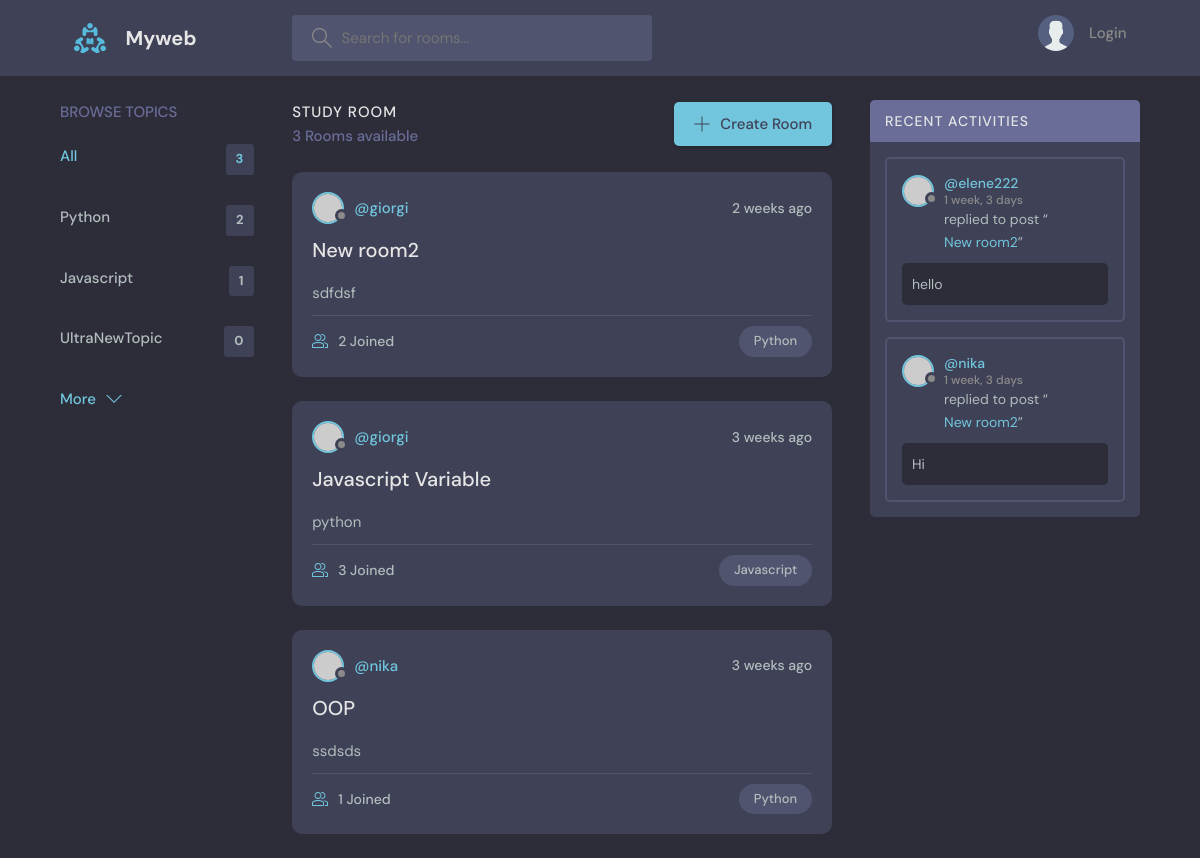
Page /?q=Python on the committed database.
### base/models.py (models this page shows, shortened)
class Topic(models.Model):
    name = models.CharField(max_length=200)

class Room(models.Model):
    host = models.ForeignKey(User, on_delete=models.SET_NULL, null=True)
    topic = models.ForeignKey(Topic, on_delete=models.SET_NULL, null=True)
    name = models.CharField(max_length=150)
    description = models.TextField(null=True, blank=True)
    participants = models.ManyToManyField(User, related_name='participants', null=True)
    updated = models.DateTimeField(auto_now=True)
    created = models.DateTimeField(auto_now_add=True)
    class Meta:
        ordering = ['-updated', '-created']
    def __str__(self):
        return self.name

class Messages(models.Model):
    user = models.ForeignKey(User, on_delete=models.CASCADE)
    room = models.ForeignKey(Room, on_delete=models.CASCADE)
    body = models.TextField()
    updated = models.DateTimeField(auto_now=True)
    created = models.DateTimeField(auto_now_add=True)
    class Meta:
        ordering = ['-updated', '-created']

### base/views.py (the view)
# urls.py: path('', views.home, name='home'),
def home(request):
    q = request.GET.get('q') if request.GET.get('q') != None else ""
    rooms = Room.objects.filter(Q(topic__name__icontains=q) | Q(name__icontains=q) | Q(description__icontains=q))
    topics = Topic.objects.all()[0:5]
    room_count = rooms.count()
    room_messages = Messages.objects.filter(Q(room__topic__name__icontains=q))
    context = {'rooms': rooms, 'topics': topics, "room_count": room_count, "room_messages": room_messages}
    return render(request, 'base/home.html', context)

### base/templates/base/home.html
{% extends 'main.html' %}
{% block content %}
    <main class="layout layout--3">
      <div class="container">
        {% include 'base/topics_component.html' %}
        {% include 'base/feed_component.html' %}
        {% include 'base/activity_component.html' %}
      </div>
    </main>
{% endblock %}

### base/templates/base/topics_component.html
<div class="topics">
          <div class="topics__header">
            <h2>Browse Topics</h2>
          </div>
          <ul class="topics__list">
            <li>
              <a href="{% url 'home' %}" class="active">All <span>{{ topics.count }}</span></a>
            </li>
            {% for topic in topics %}
                <li>
                  <a href="{% url 'home' %}?q={{ topic.name }}">{{ topic.name }} <span>{{ topic.room_set.all.count }}</span></a>
                </li>
            {% endfor %}
          </ul>
          <a class="btn btn--link" href="{% url 'topics' %}">
            More
            <svg version="1.1" xmlns="http://www.w3.org/2000/svg" width="32" height="32" viewBox="0 0 32 32">
              <title>chevron-down</title>
              <path d="M16 21l-13-13h-3l16 16 16-16h-3l-13 13z"></path>
            </svg>
          </a>
        </div>

### base/templates/base/feed_component.html (shortened to what this page needs)
<div class="roomList">
          <div class="roomList__header">
            <div>
              <h2>Study Room</h2>
              <p>{{room_count}} Rooms available</p>
            </div>
            <a class="btn btn--main" href="{% url 'create-room' %}">
              <svg version="1.1" xmlns="http://www.w3.org/2000/svg" width="32" height="32" viewBox="0 0 32 32">
                <title>add</title>
                <path
                  d="M16.943 0.943h-1.885v14.115h-14.115v1.885h14.115v14.115h1.885v-14.115h14.115v-1.885h-14.115v-14.115z"
                ></path>
              </svg>
              Create Room
            </a>
          </div>
          {% for room in rooms %}
            <div class="roomListRoom">
            <div class="roomListRoom__header">
              <a href="{% url 'user-profile' room.host.id %}" class="roomListRoom__author">
                <div class="avatar avatar--small">
                  <img src="https://randomuser.me/api/portraits/women/11.jpg" />
                </div>
                <span>@{{ room.host.username }}</span>
              </a>
              <div class="roomListRoom__actions">
                <span>{{ room.created|timesince }} ago</span>
              </div>
            </div>
            <div class="roomListRoom__content">
              <a href="{% url 'room' room.id %}">{{ room.name }}</a>
              <p>
                {{ room.description }}
              </p>
            </div>
            <div class="roomListRoom__meta">
              <a href="{% url 'room' room.id %}" class="roomListRoom__joined">
                {{ room.participants.all.count }} Joined
              </a>
              <p class="roomListRoom__topic">{{ room.topic.name }}</p>
            </div>
          </div>
          {% endfor %}
</div>

### base/templates/base/activity_component.html (shortened to what this page needs)
<div class="activities">
          <div class="activities__header">
            <h2>Recent Activities</h2>
          </div>
          {% for message in room_messages %}
            <div class="activities__box">
            <div class="activities__boxHeader roomListRoom__header">
              <a href="{% url 'user-profile' message.user.id %}" class="roomListRoom__author">
                <div class="avatar avatar--small">
                  <img src="https://randomuser.me/api/portraits/women/11.jpg" />
                </div>
                <p>
                  @{{ message.user }}
                  <span>{{ message.created|timesince }}</span>
                </p>
              </a>
            </div>
            <div class="activities__boxContent">
              <p>replied to post “<a href="{% url 'room' message.room.id %}">{{ message.room }}</a>”</p>
              <div class="activities__boxRoomContent">
                {{message.body}}
              </div>
            </div>
          </div>
          {% endfor %}
        </div>

### rows in the picture
Topic: name "Python", room_set.all.count "2"
Topic: name "Javascript", room_set.all.count "1"
Topic: name "UltraNewTopic", room_set.all.count "0"
Room: host.username "giorgi", created "2 weeks", name "New room2", description "sdfdsf", participants.all.count "2", topic.name "Python"
Room: host.username "giorgi", created "3 weeks", name "Javascript Variable", description "python", participants.all.count "3", topic.name "Javascript"
Room: host.username "nika", created "3 weeks", name "OOP", description "ssdsds", participants.all.count "1", topic.name "Python"
Messages: user "elene222", created "1 week, 3 days", room "New room2", body "hello"
Messages: user "nika", created "1 week, 3 days", room "New room2", body "Hi"

### other values in the picture
{{ topics.count }} "3"
{{ room_count }} "3"
